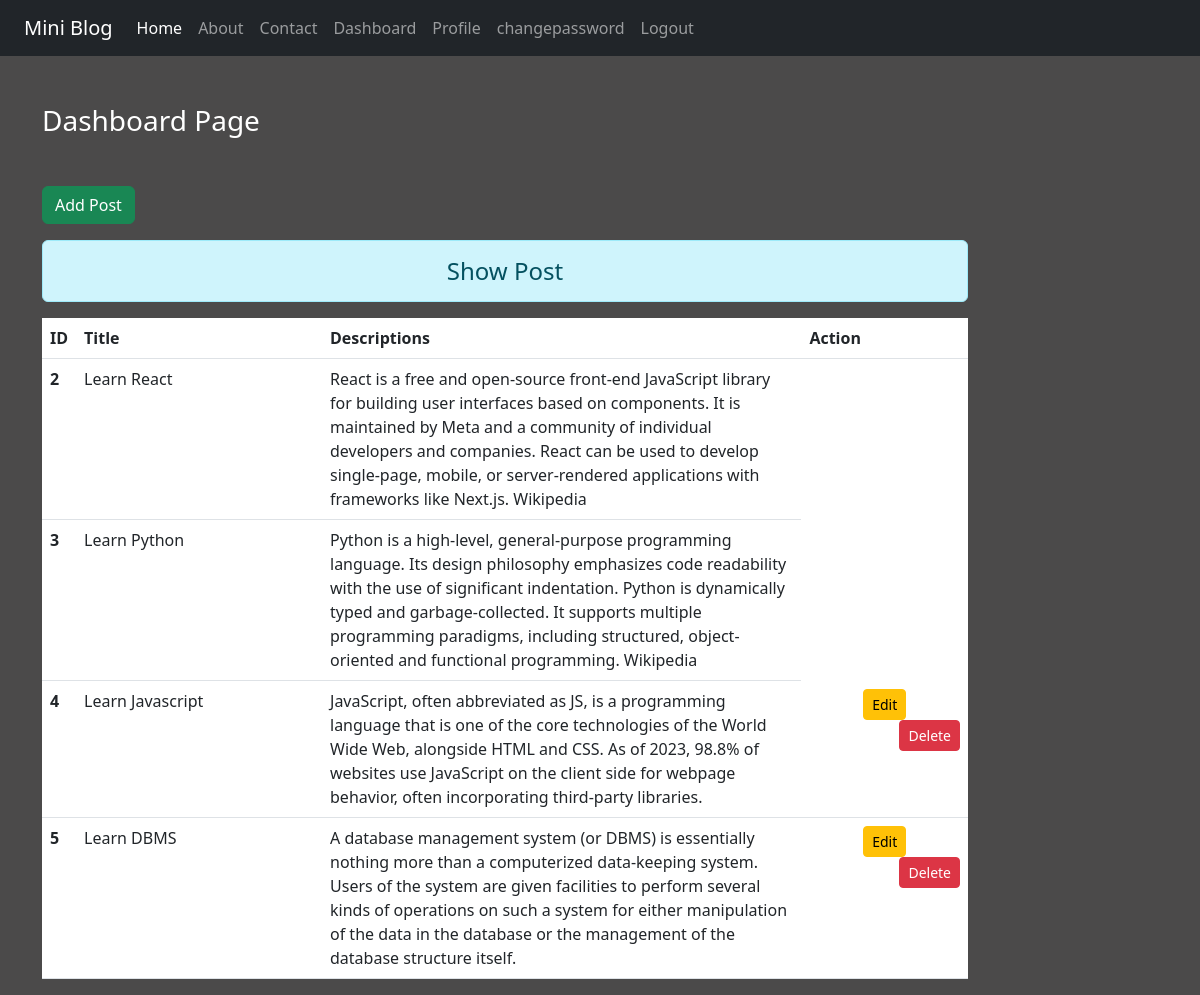
Screenshot of /dashboard/ (signed in) with the database file from the repository.
### blog/models.py (models this page shows, shortened)
class Post(models.Model):
    title=models.CharField(max_length=150)
    desc=models.TextField()
    author= models.ForeignKey(User,on_delete=models.CASCADE,null=True,blank=True,related_name='author')
    like=models.ManyToManyField(User,related_name='liked_by')
    unlike=models.ManyToManyField(User)
    created_at=models.DateTimeField(default=timezone.now)
    def liked_by(self):
        return ",".join([str(p) for p in self.like.all()])

### blog/views.py (the view)
# urls.py: path('dashboard/',views.dashboardview,name='dashboard'),
def dashboardview(request):
    if request.user.is_authenticated:
        posts=Post.objects.all()
        return render(request,'blog/dashboard.html',{'posts':posts,'user':request.user})
    else:
       return HttpResponseRedirect('/login/')

### blog/templates/blog/dashboard.html (shortened to what this page needs)
{% extends  'blog/base.html' %}
{% load static %}
{% block content %}
<div class="col-sm-10">
    <h3 class="text-white my-5">Dashboard Page</h3>
    <a href="{% url 'addpost' %}" class="btn btn-success">Add Post</a>
     <h4 class="text-center alert alert-info mt-3">Show Post</h4>
     {% if posts %}
     <table class="table table-hover bg-white">
        <thead>
            <tr>
                <th scope="col" style="width: 2%;">ID</th>
                <th scope="col" style="width: 28%;">Title</th>
                <th scope="col" style="width: 55%;">Descriptions</th>
                <th scope="col" style="width: 25%;">Action</th>
            </tr>
        </thead>
        <tbody>
            {% for post in posts %}
              <tr>
                <th scope="row">{{post.id}}</th>
                <td>{{post.title}}</td>
                <td>{{post.desc}}</td>
                {% if post.author == user %}
                <td class="text-center">
                    <a href="{% url 'updatepost' post.id %}" class="btn btn-warning btn-sm">Edit</a>
                    <form action="{% url 'delete' post.id %}" method="POST" class="d-inline">
                        <input type="submit" value="Delete" class="btn btn-danger btn-sm pd">
                    </form>
                </td>
                {% endif %}
              </tr>
              {% endfor %}
        </tbody>
     </table>
     {% else %}
       <h4 class="text-center alert alert-warning">No Records</h4>
       {% endif %}
</div>
{% endblock content %}

### blog/templates/blog/base.html (shortened to what this page needs)
<!DOCTYPE html>
{% load static %}
<html lang="en">
<head>
    <link rel="stylesheet" href="{% static 'blog/css/bootstrap.min.css' %}">
    <link rel="stylesheet" href="{% static 'blog/css/style.css' %}">
</head>
<body>
    <div class="container-fluid bg-dark">
        {% include 'blog/navbar.html' %}
    </div>
    <div class="container">
        <div class="row">
            {% block content %}
            {% endblock content %}
        </div>
    </div>
</body>
</html>

### blog/templates/blog/navbar.html (shortened to what this page needs)
<nav class="navbar navbar-expand-lg bg-dark navbar-dark">
    <div class="container-fluid">
      <a class="navbar-brand" href="#">Mini Blog</a>
      <div class="collapse navbar-collapse" id="navbarNav">
        <ul class="navbar-nav">
          <li class="nav-item">
            <a class="nav-link active" aria-current="page" href="/">Home</a>
          </li>
          <li class="nav-item">
            <a class="nav-link" href="{% url 'about' %}">About</a>
          </li>
          <li class="nav-item">
            <a class="nav-link" href="{% url 'contact' %}">Contact</a>
          </li>
          {% if request.user.is_authenticated %}
          <li class="nav-item">
            <a class="nav-link" href="{% url 'dashboard' %}">Dashboard</a>
          </li>
          <li class="nav-item">
            <a class="nav-link" href="{% url 'profile' %}">Profile</a>
          </li>
          <li class="nav-item">
            <a class="nav-link" href="{% url 'changepass' %}">changepassword</a>
          </li>
          <li class="nav-item">
            <a class="nav-link" href="{% url 'logout' %}">Logout</a>
          </li>
          {% endif %}
        </ul>
      </div>
    </div>
  </nav>

### blog/static/blog/css/style.css (style rules this page uses)
body { background-color: rgb(75,74,74); color: antiquewhite; }
form { margin-left: 90px; width: 60%; }

### rows the page displays
Post: id "2", title "Learn React", desc "React is a free and open-source front-end JavaScript library for building user interfaces based on components. It is maintained by Meta and a community of individual developers and companies. React can be used to develop single-page, mobile, or server-rendered applications with frameworks like Next.js. Wikipedia"
Post: id "3", title "Learn Python", desc "Python is a high-level, general-purpose programming language. Its design philosophy emphasizes code readability with the use of significant indentation. Python is dynamically typed and garbage-collected. It supports multiple programming paradigms, including structured, object-oriented and functional programming. Wikipedia"
Post: id "4", title "Learn Javascript", desc "JavaScript, often abbreviated as JS, is a programming language that is one of the core technologies of the World Wide Web, alongside HTML and CSS. As of 2023, 98.8% of websites use JavaScript on the client side for webpage behavior, often incorporating third-party libraries."
Post: id "5", title "Learn DBMS", desc "A database management system (or DBMS) is essentially nothing more than a computerized data-keeping system. Users of the system are given facilities to perform several kinds of operations on such a system for either manipulation of the data in the database or the management of the database structure itself."
